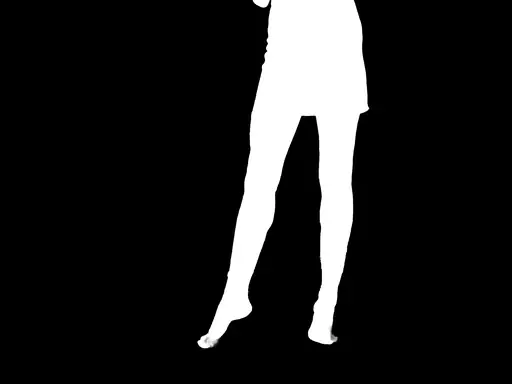
#> input picture corpus/mattes/browse/IMG_1571.webp, 512 x 384 px
$ python -i 2_measure_transmutation.py   (imports and definitions only)
#> lines starting #> are read from the running program, lines starting #| are printed output that depends on the picture; after the words box and inside, x2 and y2 are one past the last pixel; in counts of white or black regions, pixels touching at a corner belong together
#!/usr/bin/env python3
"""danse — stage 2: measure the 2017 transmutation.

The hand-made 2017 composite is not a mood board, it is a *specification*. It is the
composition seen from the one viewpoint at which every plane lines up — which is
exactly the state the engine calls `projK = 1`. Measuring its seam geometry turns it
into an attractor the generator can converge onto and dissolve back out of.

What it measures:

  columns   x positions of the vertical tile seams
  rows      y positions of the horizontal band seams
  lines     the room's own architecture (wall/poster-top/poster-bottom/carpet), which
            is what the bands are aligned to and what makes the composite read as one
            continuous room rather than a collage

Seams are found as ridges in the column/row-summed gradient magnitude: a tile boundary
is a vertical line along which many rows change abruptly at once, which is rare in a
photograph of a wall and common at a composite edge.

Usage: 2_measure_transmutation.py <image> [<image> ...] -o <out.json>
"""

from __future__ import annotations

import argparse
import json
import sys
from pathlib import Path

import numpy as np
from PIL import Image

from corpus_contract import missing_measurement_inputs

# A seam must stand this many robust deviations above the local background of the
# gradient profile. Tuned to accept the composite's real edges while rejecting the
# high-contrast content edges inside a poster.
SEAM_SIGMA = 2.4
# Seams closer together than this fraction of the axis are the same seam found twice.
SEAM_MIN_GAP = 0.018


def _profile_peaks(profile: np.ndarray, sigma: float, min_gap_frac: float) -> list[int]:
    """Return indices where `profile` ridges above a robust local baseline."""
    n = len(profile)
    # Median/MAD rather than mean/std: a handful of very strong seams would otherwise
    # inflate the threshold enough to hide the weaker ones.
    med = float(np.median(profile))
    mad = float(np.median(np.abs(profile - med))) or 1e-9
    thresh = med + sigma * 1.4826 * mad

    candidates = [
        i
        for i in range(1, n - 1)
        if profile[i] >= thresh and profile[i] >= profile[i - 1] and profile[i] >= profile[i + 1]
    ]

    # Non-maximum suppression by strength.
    candidates.sort(key=lambda i: -profile[i])
    min_gap = max(2, int(n * min_gap_frac))
    kept: list[int] = []
    for i in candidates:
        if all(abs(i - k) >= min_gap for k in kept):
            kept.append(i)
    return sorted(kept)


def _gradient_profiles(gray: np.ndarray) -> tuple[np.ndarray, np.ndarray]:
    """Seam-likelihood profiles along x and y.

    Summing gradient magnitude finds the wrong thing: one high-contrast limb against a
    white wall out-scores a real tile boundary. What distinguishes a composite seam is
    *agreement* — a tile edge is a straight discontinuity that most rows cross at the
    same x, whereas a limb edge is confined to a few dozen rows.

    So score each column by the FRACTION of rows whose horizontal gradient there is
    locally exceptional, not by the magnitude sum. Symmetrically for rows.
    """
    dx = np.abs(np.diff(gray, axis=1))
    dy = np.abs(np.diff(gray, axis=0))

    def agreement(d: np.ndarray, axis: int) -> np.ndarray:
        # Per-line robust threshold, so a dark poster row and a bright wall row each
        # get judged against their own contrast, not a global one.
        med = np.median(d, axis=axis, keepdims=True)
        mad = np.median(np.abs(d - med), axis=axis, keepdims=True) + 1e-6
        exceptional = d > (med + 3.0 * 1.4826 * mad)
        return exceptional.mean(axis=axis).astype(np.float32)

    return agreement(dx, 0), agreement(dy, 1)


# [36 lines left out: function room_lines, not called in this run]


def measure(path: Path) -> dict:
#> called with path = '../corpus/mattes/browse/IMG_1571.webp'
    img = Image.open(path).convert("RGB")
#> img is the input picture: PIL image 512x384 RGB; mean R, G, B 33, 33, 33
    w, h = img.size
#> w = 512; h = 384
    gray = np.asarray(img.convert("L"), dtype=np.float32) / 255.0

    col, row = _gradient_profiles(gray)
#> in _gradient_profiles, `dx = np.abs(np.diff(gray, axis=1))`:
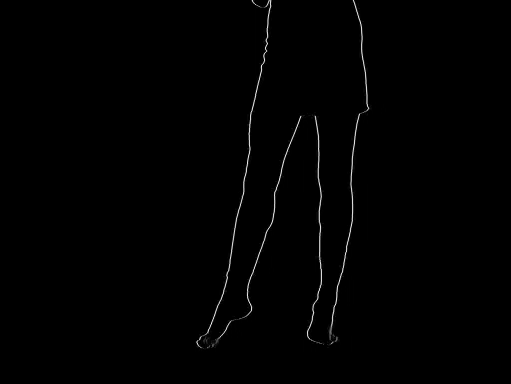
#> dx: shape (384, 511) float32; min 0, max 0.941, mean 0.0062
#> in agreement, `exceptional = d > (med + 3.0 * 1.4826 * mad)`:
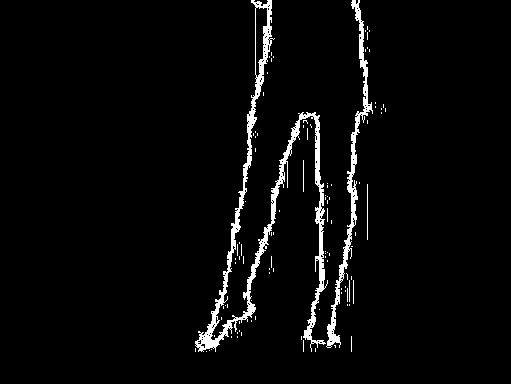
#> exceptional: shape (384, 511) bool; 3.6% white; 102 white regions (96 under 20 px), largest, box (x1, y1, x2, y2) and area: (195, 0, 328, 352) 4711, (326, 0, 373, 348) 1803, (367, 184, 368, 240) 56, (303, 160, 304, 192) 32, (353, 280, 354, 304) 24, (349, 280, 350, 302) 22
#> call 2 of agreement, with axis = 1
#> in agreement (call 2), `med = np.median(d, axis=axis, keepdims=True)`: med = 383 values from 0 to 0
#> in agreement (call 2), `mad = np.median(np.abs(d - med), axis=axis, keepdims=True) + 1e-6`: mad = 383 values from 1e-06 to 1e-06
#> in agreement (call 2), `exceptional = d > (med + 3.0 * 1.4826 * mad)`:
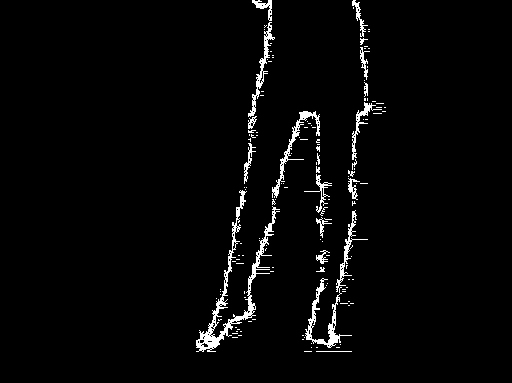
#> exceptional: shape (383, 512) bool; 2.8% white in thin lines or dots, all inside (x1, y1, x2, y2) = (196, 0, 386, 352)
#> col = 511 values, max 0.422 at index 319, min 0 at index 0, mean 0.0357; row = 383 values, max 0.113 at index 351, min 0 at index 352, mean 0.0281
    xs = _profile_peaks(col, SEAM_SIGMA, SEAM_MIN_GAP)
#> in _profile_peaks, `n = len(profile)`: n = 511
#> in _profile_peaks, `med = float(np.median(profile))`: med = 0
#> in _profile_peaks, `mad = float(np.median(np.abs(profile - med))) or 1e-9`: mad = 1e-09
#> in _profile_peaks, `thresh = med + sigma * 1.4826 * mad`: thresh = 3.56e-09
#> in _profile_peaks, `candidates = [ i for i in range(1, n - 1) if profile[i] >= thresh and ..`: candidates = 73 values from 195 to 385
#> in _profile_peaks, `min_gap = max(2, int(n * min_gap_frac))`: min_gap = 9
#> the loop in _profile_peaks, `for i in candidates:` made 73 passes
#> i on passes 1 to 12: 319, 255, 351, 367, 315, 317, 353, 249, 271, 355, 267, 263
#> after the loop in _profile_peaks, `for i in candidates:`: kept = [319, 255, 351, 367, 271, 303, 243, 231, 339, 287, 215, 329, 201, 381]
#> xs = [201, 215, 231, 243, 255, 271, 287, 303, 319, 329, 339, 351, 367, 381]
    ys = _profile_peaks(row, SEAM_SIGMA, SEAM_MIN_GAP)
#> the loop in _profile_peaks (call 2), `for i in candidates:` made 16 passes
#> i on passes 1 to 12: 351, 335, 339, 337, 342, 343, 113, 303, 191, 319, 333, 255
#> ys = [113, 159, 191, 255, 267, 303, 319, 335, 342, 351]

    # Per-tile-column saturation: the 2017 piece desaturates some tiles and not others,
    # and that treatment is one of the grammar's variables. Sampling it per column band
    # tells the engine how far to push the effect.
    hsv = np.asarray(img.convert("HSV"), dtype=np.float32) / 255.0
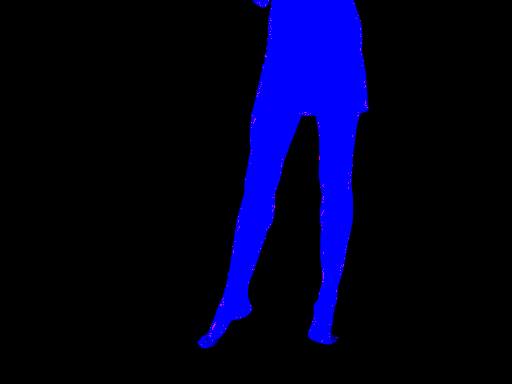
#> hsv: shape (384, 512, 3) float32; mean R, G, B 0.00104, 5.17e-06, 0.13
    sat = hsv[:, :, 1]
    bounds = [0] + [x + 1 for x in xs] + [w]
#> bounds = [0, 202, 216, 232, 244, 256, 272, 288, 304, 320, 330, 340, 352, 368, 382, 512]
    bands = []
    for a, b in zip(bounds, bounds[1:]):
        if b - a < 4:
            continue
        bands.append(
            {
                "x0": round(a / w, 4),
                "x1": round(b / w, 4),
                "saturation": round(float(sat[:, a:b].mean()), 4),
                "luma": round(float(gray[:, a:b].mean()), 4),
            }
        )
#> this loop made 15 passes
#> (a, b) on passes 1 to 12: (0, 202), (202, 216), (216, 232), (232, 244), (244, 256), (256, 272), (272, 288), (288, 304), (304, 320), (320, 330), (330, 340), (340, 352)
#> after the loop, bands = 15 items

    return {
#> (the run stopped early here; a loop or call above may not have finished)

$ run again, on corpus/mattes/browse/IMG_1577.webp
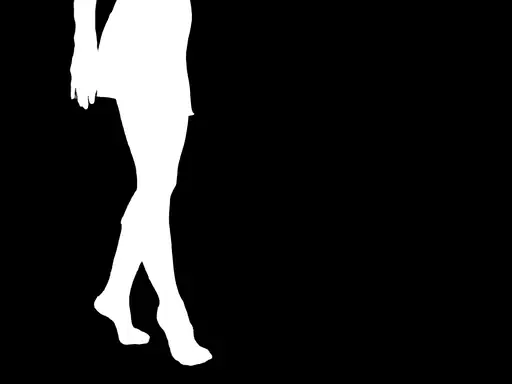
#> input picture corpus/mattes/browse/IMG_1577.webp, 512 x 384 px
#> in measure, img is the input picture: PIL image 512x384 RGB; mean R, G, B 32.1, 32.1, 32.1
#> in agreement, `exceptional = d > (med + 3.0 * 1.4826 * mad)`:
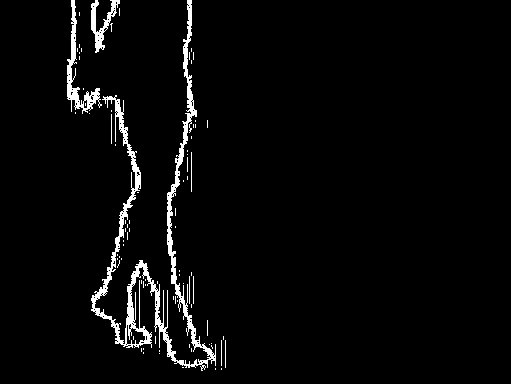
#> exceptional: shape (384, 511) bool; 3.3% white; 83 white regions (74 under 20 px), largest, box (x1, y1, x2, y2) and area: (91, 0, 216, 371) 4767, (67, 0, 102, 114) 838, (91, 0, 120, 53) 496
#> exceptional: shape (383, 512) bool; 2.6% white in thin lines or dots, all inside (x1, y1, x2, y2) = (68, 0, 226, 371)
#> col = 511 values, max 0.432 at index 187, min 0 at index 0, mean 0.0335; row = 383 values, max 0.123 at index 343, min 0 at index 371, mean 0.0265
#> n = 511
#> in _profile_peaks, `med = float(np.median(profile))`: med = 0
#> in _profile_peaks, `mad = float(np.median(np.abs(profile - med))) or 1e-9`: mad = 1e-09
#> thresh = 3.56e-09
#> candidates = 55 values from 68 to 225
#> min_gap = 9
#> the loop in _profile_peaks, `for i in candidates:` made 55 passes
#> i on passes 1 to 8: 187, 191, 189, 115, 167, 131, 135, 175
#> after the loop in _profile_peaks, `for i in candidates:`: kept = [187, 115, 167, 131, 71, 95, 155, 207, 143, 221, 85]
#> xs = [71, 85, 95, 115, 131, 143, 155, 167, 187, 207, 221]
#> the loop in _profile_peaks (call 2), `for i in candidates:` made 22 passes
#> i on passes 1 to 8: 343, 339, 335, 99, 109, 113, 327, 96
#> ys = [3, 99, 109, 271, 283, 291, 319, 327, 335, 343, 349, 360]
#> in measure, `hsv = np.asarray(img.convert("HSV"), dtype=np.float32) / 255.0`:
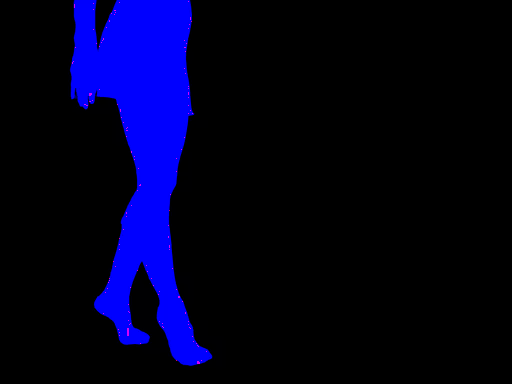
#> hsv: shape (384, 512, 3) float32; mean R, G, B 0.00077, 3.71e-06, 0.126
#> bounds = [0, 72, 86, 96, 116, 132, 144, 156, 168, 188, 208, 222, 512]
#> the loop in measure, `for a, b in zip(bounds, bounds[1:]):` made 12 passes
#> (a, b) on passes 1 to 8: (0, 72), (72, 86), (86, 96), (96, 116), (116, 132), (132, 144), (144, 156), (156, 168)
#> after the loop in measure, `for a, b in zip(bounds, bounds[1:]):`: bands = 12 items

$ run again, on corpus/mattes/browse/IMG_1579.webp
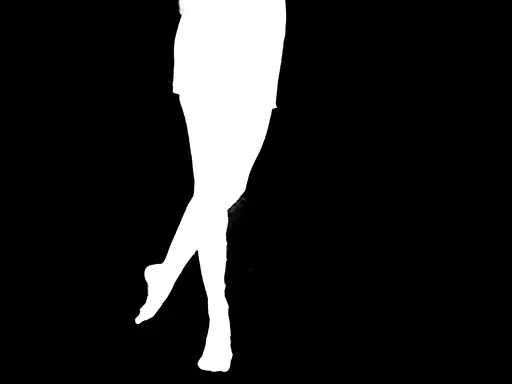
#> input picture corpus/mattes/browse/IMG_1579.webp, 512 x 384 px
#> in measure, img is the input picture: PIL image 512x384 RGB; mean R, G, B 32.1, 32.1, 32.1
#> in agreement, `exceptional = d > (med + 3.0 * 1.4826 * mad)`:
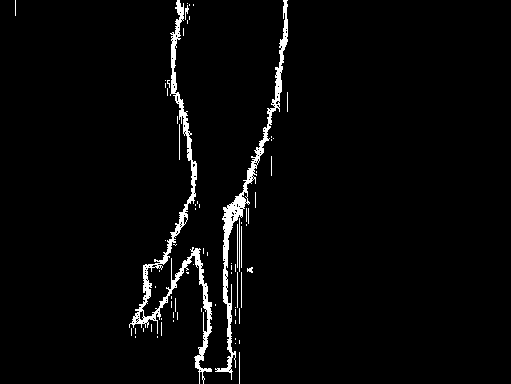
#> exceptional: shape (384, 511) bool; 3% white; 73 white regions (60 under 20 px), largest, box (x1, y1, x2, y2) and area: (129, 0, 212, 384) 2949, (215, 0, 288, 380) 2191, (239, 218, 240, 272) 54
#> exceptional: shape (383, 512) bool; 2.3% white in thin lines or dots, all inside (x1, y1, x2, y2) = (0, 0, 288, 380)
#> col = 511 values, max 0.328 at index 227, min 0 at index 0, mean 0.0296; row = 383 values, max 0.0977 at index 267, min 0 at index 373, mean 0.0231
#> n = 511
#> in _profile_peaks, `med = float(np.median(profile))`: med = 0
#> in _profile_peaks, `mad = float(np.median(np.abs(profile - med))) or 1e-9`: mad = 1e-09
#> thresh = 3.56e-09
#> candidates = 60 values from 15 to 287
#> min_gap = 9
#> the loop in _profile_peaks, `for i in candidates:` made 60 passes
#> i on passes 1 to 8: 227, 239, 179, 171, 231, 241, 175, 237
#> after the loop in _profile_peaks, `for i in candidates:`: kept = [227, 239, 179, 203, 279, 191, 143, 167, 248, 157, 268, 259, 15, 133, 215]
#> xs = [15, 133, 143, 157, 167, 179, 191, 203, 215, 227, 239, 248, 259, 268, 279]
#> the loop in _profile_peaks (call 2), `for i in candidates:` made 19 passes
#> i on passes 1 to 8: 267, 319, 207, 263, 271, 311, 317, 368
#> ys = [15, 207, 260, 267, 287, 311, 319, 333, 368, 379]
#> in measure, `hsv = np.asarray(img.convert("HSV"), dtype=np.float32) / 255.0`:
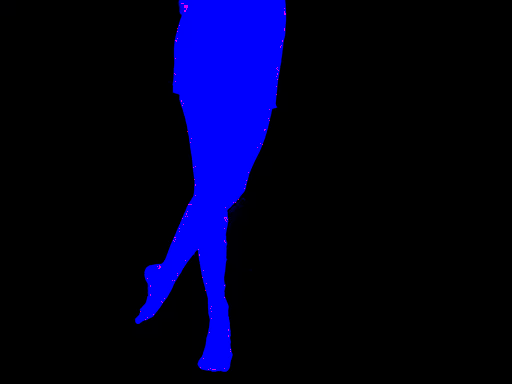
#> hsv: shape (384, 512, 3) float32; mean R, G, B 0.000727, 3.59e-06, 0.126
#> bounds = [0, 16, 134, 144, 158, 168, 180, 192, 204, 216, 228, 240, 249, 260, 269, 280, 512]
#> the loop in measure, `for a, b in zip(bounds, bounds[1:]):` made 16 passes
#> (a, b) on passes 1 to 8: (0, 16), (16, 134), (134, 144), (144, 158), (158, 168), (168, 180), (180, 192), (192, 204)
#> after the loop in measure, `for a, b in zip(bounds, bounds[1:]):`: bands = 16 items
